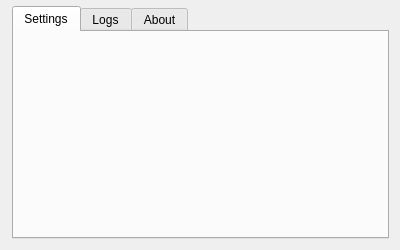
<?xml version="1.0" encoding="UTF-8"?>
<ui version="4.0">
 <class>Window</class>
 <widget class="QDialog" name="Window">
  <property name="geometry">
   <rect>
    <x>0</x>
    <y>0</y>
    <width>400</width>
    <height>250</height>
   </rect>
  </property>
  <property name="minimumSize">
   <size>
    <width>400</width>
    <height>250</height>
   </size>
  </property>
  <property name="windowTitle">
   <string>Dialog</string>
  </property>
  <layout class="QVBoxLayout" name="verticalLayout_2">
   <property name="leftMargin">
    <number>12</number>
   </property>
   <property name="topMargin">
    <number>6</number>
   </property>
   <item>
    <layout class="QVBoxLayout" name="verticalLayout">
     <item>
      <widget class="QTabWidget" name="tabWidget">
       <property name="currentIndex">
        <number>0</number>
       </property>
       <widget class="SettingsTab" name="settingsTab">
        <attribute name="title">
         <string>Settings</string>
        </attribute>
       </widget>
       <widget class="LogTab" name="logsTab">
        <attribute name="title">
         <string>Logs</string>
        </attribute>
       </widget>
       <widget class="AboutTab" name="aboutTab">
        <attribute name="title">
         <string>About</string>
        </attribute>
       </widget>
      </widget>
     </item>
    </layout>
   </item>
  </layout>
 </widget>
 <customwidgets>
  <customwidget>
   <class>SettingsTab</class>
   <extends>QWidget</extends>
   <header>src/window.h</header>
   <container>1</container>
  </customwidget>
  <customwidget>
   <class>LogTab</class>
   <extends>QWidget</extends>
   <header>src/window.h</header>
   <container>1</container>
  </customwidget>
  <customwidget>
   <class>AboutTab</class>
   <extends>QWidget</extends>
   <header>src/window.h</header>
   <container>1</container>
  </customwidget>
 </customwidgets>
 <resources/>
 <connections/>
</ui>
